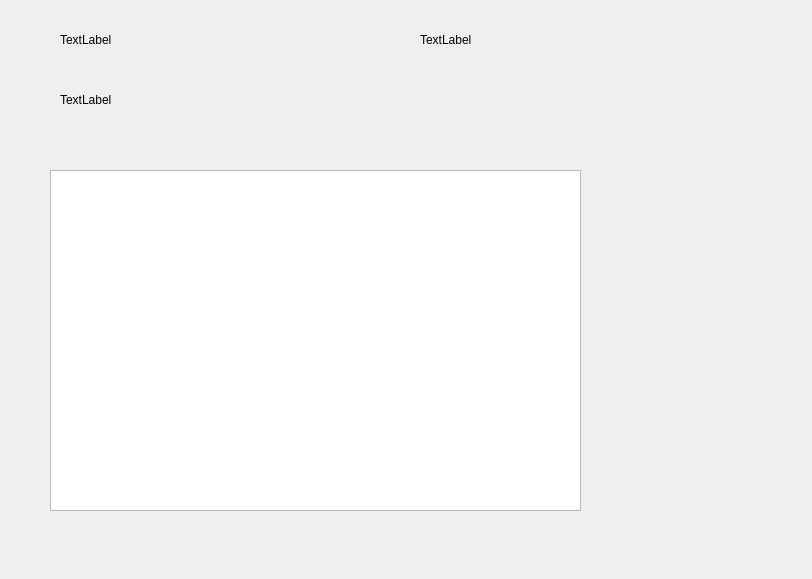
<?xml version="1.0" encoding="UTF-8"?>
<ui version="4.0">
 <class>CheckForm</class>
 <widget class="QDialog" name="CheckForm">
  <property name="geometry">
   <rect>
    <x>0</x>
    <y>0</y>
    <width>812</width>
    <height>579</height>
   </rect>
  </property>
  <property name="windowTitle">
   <string>Dialog</string>
  </property>
  <widget class="QLabel" name="dateLabel">
   <property name="geometry">
    <rect>
     <x>60</x>
     <y>30</y>
     <width>301</width>
     <height>20</height>
    </rect>
   </property>
   <property name="text">
    <string>TextLabel</string>
   </property>
  </widget>
  <widget class="QLabel" name="shopLabel">
   <property name="geometry">
    <rect>
     <x>420</x>
     <y>30</y>
     <width>211</width>
     <height>20</height>
    </rect>
   </property>
   <property name="text">
    <string>TextLabel</string>
   </property>
  </widget>
  <widget class="QLabel" name="discountLabel">
   <property name="geometry">
    <rect>
     <x>60</x>
     <y>90</y>
     <width>311</width>
     <height>20</height>
    </rect>
   </property>
   <property name="text">
    <string>TextLabel</string>
   </property>
  </widget>
  <widget class="QTableWidget" name="tableWidget">
   <property name="geometry">
    <rect>
     <x>50</x>
     <y>170</y>
     <width>531</width>
     <height>341</height>
    </rect>
   </property>
  </widget>
 </widget>
 <resources/>
 <connections/>
</ui>
